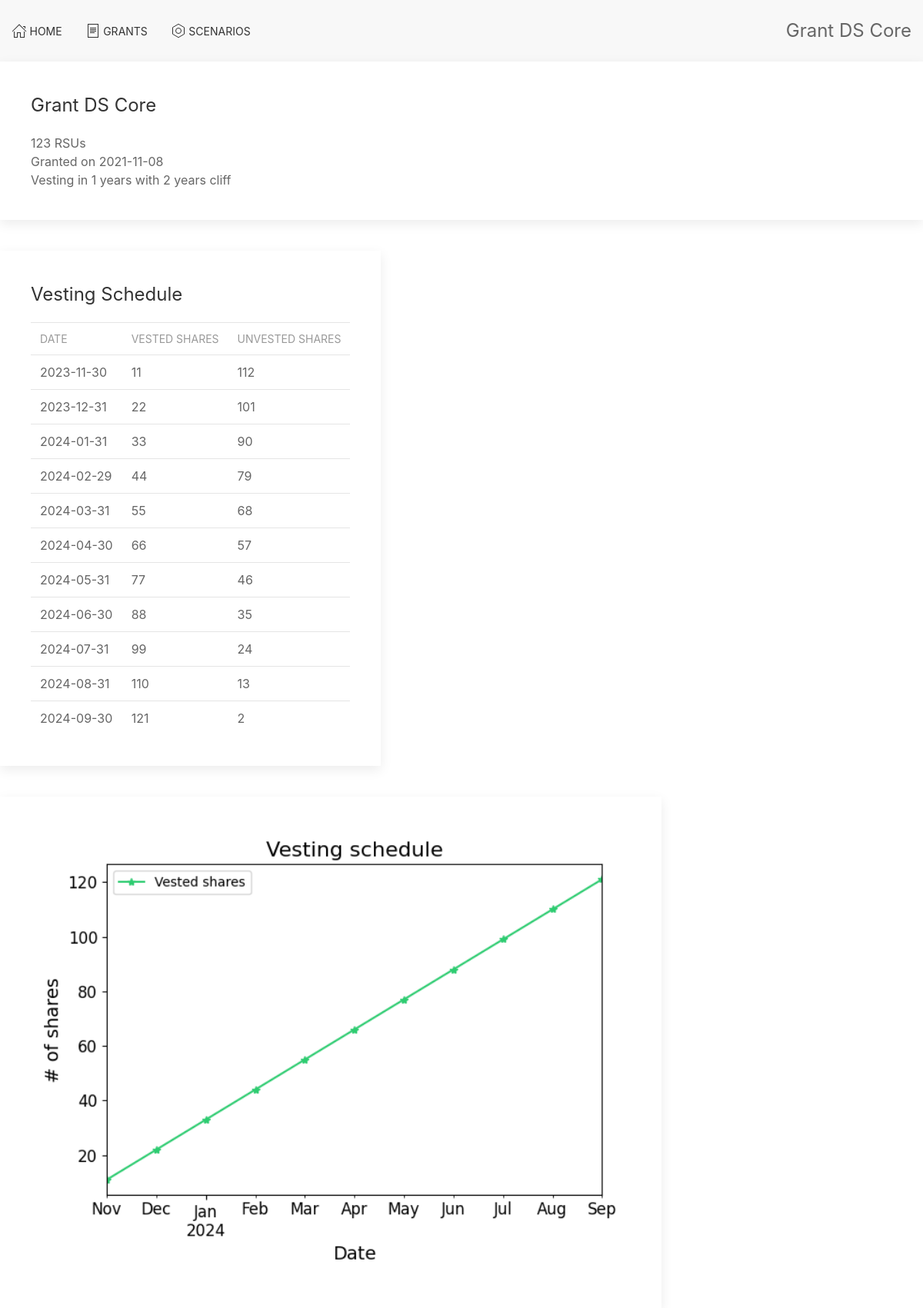
The page /grants/DS Core on the database its author committed.
### tables this page shows
CREATE TABLE grants (
    name    TEXT NOT NULL PRIMARY KEY,
    kind    TEXT NOT NULL,
    shares  INTEGER NOT NULL,
    date    TEXT NOT NULL,
    cliff   INTEGER NOT NULL,
    vesting INTEGER NOT NULL,
    strike  FLOAT
);

### pegasus/webapp/equity/views.py (the view)
@grants.route("/grants/<name>")
def grant(name):
    grant = get_grant(name)
    schedule = get_vesting_schedule(grant)
    my_plot = plot_grant_schedule(schedule)
    return render_template("grant.jinja", grant=grant, plot=my_plot, schedule=schedule)

### pegasus/equity/entities.py (called while the page is built)
    @classmethod
    def from_dict(cls, dictionary):
        dictionary["date"] = to_datetime((dictionary["date"]))
        return cls(**{f.name: dictionary[f.name] for f in fields(cls)})

### pegasus/equity/vesting.py (called while the page is built)
def get_vesting_schedule(grant: Grant):
    start_date = grant.date + relativedelta(years=grant.cliff)
    end_date = start_date + relativedelta(months=12 * grant.vesting - 1)
    dates = date_range(start_date, end_date, freq="1M")
    schedule = DataFrame(
        {"vested": zeros(len(dates)), "unvested": zeros(len(dates))},
        index=dates,
        dtype=int,
    )
    unvested = grant.shares
    vested = 0
    for date in dates:
        to_vest = min(round(grant.shares / len(dates)), unvested)
        vested += to_vest
        unvested -= to_vest
        schedule.loc[date] = [vested, unvested]
    return schedule

def plot_grant_schedule(grant_schedule):
    fig, ax = plt.subplots()
    dated_bar_plot(
        grant_schedule.vested,
        ax,
        fig,
        12,
        label="Vested shares",
        fontsize=12,
        color="#2ecc71",
    )
    ax.legend(loc="upper left")
    ax.set_title("Vesting schedule", fontsize=16)
    ax.set_xlabel("Date", fontsize=14)
    ax.set_ylabel("# of shares", fontsize=14)
    fig.tight_layout()
    return encode_plot(fig)

### pegasus/webapp/app.py (called while the page is built)
@app.teardown_appcontext
def close_connection(exception):
    db = getattr(g, "_database", None)
    if db is not None:
        db.close()

### pegasus/webapp/db.py (called while the page is built)
def get_db():
    db = getattr(g, "_database", None)
    if db is None:
        conn = sqlite3.connect("database/test.db")
        conn.row_factory = sqlite3.Row
        db = g._database = conn
    return db

def query_one(query, args=()):
    cur = get_db().execute(query, args)
    rv = cur.fetchone()
    cur.close()
    return rv

### pegasus/webapp/equity/controllers.py (called while the page is built)
def grant_from_row(row):
    klass = OptionGrant if row["kind"] == "OPTION" else RSUGrant
    row_dict = dict(**row)
    return klass.from_dict(row_dict)

def get_grant(name):
    row = query_one("SELECT * FROM grants WHERE name = ?", (name,))
    return grant_from_row(row)

### pegasus/webapp/equity/plotting.py (called while the page is built)
def encode_plot(fig):
    figfile = BytesIO()
    fig.savefig(figfile, format="png")
    figfile.seek(0)
    figdata_png = base64.b64encode(figfile.read())
    return figdata_png.decode("utf-8")

def dated_bar_plot(data_series, ax, fig, max_ticks, *args, **kwargs):
    data_series.plot.line(ax=ax, style="-*", *args, **kwargs)

### pegasus/webapp/templates/grant.jinja (shortened to what this page needs)
{% extends "base.jinja" %}
{% block head %}
{{ super() }}
{% endblock %}
{%block pagetitle %} Grant {{grant.name}} {%endblock%}
{% block content %}
<div class="uk-child-width-expand@s" uk-grid>
    <div>
        <div class="uk-card uk-card-default uk-card-body">
                <h3>Grant {{ grant.name }}</h3>
                <p>
                    {{ grant.shares }} {{ grant.kind if  grant.kind == "RSU" else grant.kind.title() }}s
                    <br/>Granted on {{ grant.date.date() }}
                    <br/>Vesting in {{ grant.vesting }} years {% if grant.cliff != 0 %} with {{ grant.cliff }} years cliff {% endif %}
                </p>
        </div>
    </div>
</div>
<div class="uk-grid-match" uk-grid>
    <div>
        <div class="uk-card uk-card-default uk-card-body">
            <h3>Vesting Schedule </h3>
            <table class="uk-table uk-table-small uk-table-divider uk-table-hover">
                <thead>
                    <tr>
                        <th>Date</th>
                        <th>Vested Shares</th>
                        <th>Unvested Shares</th>
                    </tr>
                </thead>
                <tbody>
                    {% for row in schedule.itertuples() %}
                    <tr>
                        <td>{{ row.Index.date() }}</td>
                        <td>{{ row.vested }}</td>
                        <td>{{ row.unvested }}</td>
                    </tr>
                    {% endfor %}
                </tbody>
            </table>
        </div>
    </div>
    <div>
        <div class="uk-card uk-card-default uk-card-body">
            {% if plot != None %}
                <img width="780" height="1024"\>
            {% endif %}
        </div>
    </div>
</div>
{% endblock %}

### rows shown on the page
grants: name "DS Core", shares "123", kind "RSU", vesting "1", cliff "2"

### other values the page prints
{{ grant.date.date() }} "2021-11-08"
{{ row.Index.date() }} "2023-11-30" "2023-12-31" "2024-01-31" "2024-02-29" "2024-03-31" "2024-04-30" "2024-05-31" "2024-06-30" "2024-07-31" "2024-08-31" "2024-09-30"
{{ row.vested }} "11" "22" "33" "44" "55" "66" "77" "88" "99" "110" "121"
{{ row.unvested }} "112" "101" "90" "79" "68" "57" "46" "35" "24" "13" "2"
